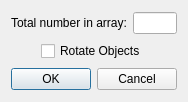
<?xml version="1.0" encoding="UTF-8"?>
<ui version="4.0">
 <class>ArrayRotateDialog</class>
 <widget class="QDialog" name="ArrayRotateDialog">
  <property name="geometry">
   <rect>
    <x>0</x>
    <y>0</y>
    <width>178</width>
    <height>102</height>
   </rect>
  </property>
  <property name="windowTitle">
   <string>Array Rotate</string>
  </property>
  <layout class="QGridLayout" name="gridLayout">
   <item row="0" column="0">
    <layout class="QHBoxLayout" name="totalNumberInArrayHorizontalLayout">
     <item>
      <widget class="QLabel" name="totalNumberInArrayLabel">
       <property name="text">
        <string>Total number in array:</string>
       </property>
      </widget>
     </item>
     <item>
      <widget class="QLineEdit" name="totalNumberInArrayLineEdit"/>
     </item>
    </layout>
   </item>
   <item row="1" column="0">
    <layout class="QHBoxLayout" name="rotateObjectsHorizontalLayout">
     <item>
      <spacer name="rotateObjectsLeftHorizontalSpacer">
       <property name="orientation">
        <enum>Qt::Horizontal</enum>
       </property>
       <property name="sizeHint" stdset="0">
        <size>
         <width>40</width>
         <height>20</height>
        </size>
       </property>
      </spacer>
     </item>
     <item>
      <widget class="QCheckBox" name="rotateObjectsCheckBox">
       <property name="text">
        <string>Rotate Objects</string>
       </property>
      </widget>
     </item>
     <item>
      <spacer name="rotateObjectsRightHorizontalSpacer">
       <property name="orientation">
        <enum>Qt::Horizontal</enum>
       </property>
       <property name="sizeHint" stdset="0">
        <size>
         <width>40</width>
         <height>20</height>
        </size>
       </property>
      </spacer>
     </item>
    </layout>
   </item>
   <item row="2" column="0">
    <widget class="QDialogButtonBox" name="okCancelButtonBox">
     <property name="orientation">
      <enum>Qt::Horizontal</enum>
     </property>
     <property name="standardButtons">
      <set>QDialogButtonBox::Cancel|QDialogButtonBox::Ok</set>
     </property>
    </widget>
   </item>
  </layout>
 </widget>
 <resources/>
 <connections>
  <connection>
   <sender>okCancelButtonBox</sender>
   <signal>accepted()</signal>
   <receiver>ArrayRotateDialog</receiver>
   <slot>accept()</slot>
   <hints>
    <hint type="sourcelabel">
     <x>248</x>
     <y>254</y>
    </hint>
    <hint type="destinationlabel">
     <x>157</x>
     <y>274</y>
    </hint>
   </hints>
  </connection>
  <connection>
   <sender>okCancelButtonBox</sender>
   <signal>rejected()</signal>
   <receiver>ArrayRotateDialog</receiver>
   <slot>reject()</slot>
   <hints>
    <hint type="sourcelabel">
     <x>316</x>
     <y>260</y>
    </hint>
    <hint type="destinationlabel">
     <x>286</x>
     <y>274</y>
    </hint>
   </hints>
  </connection>
 </connections>
</ui>
